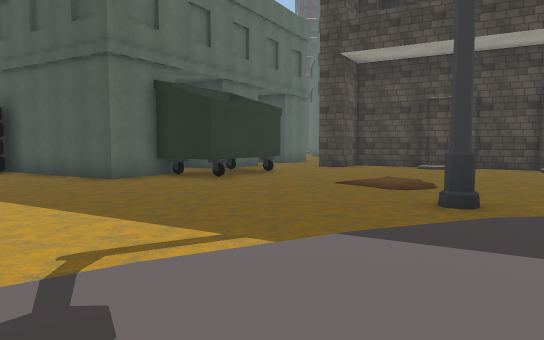
[1] (above)

24 first-person views from a walk through a 3-D level made in the Unity game engine. The camera is 1.4 m above the floor, tilts 4° down and sees 70° across. The floor is counted in squares, 2 m on a side. Each view is taken from the middle of a square. On the plan, view 1 faces up. The plan holds only what a view shows up to about 11 squares ahead; the rest is blank. The place goes on beyond the plan. Some animated figures are left out. Some surface patterns are stand-ins.

[2]
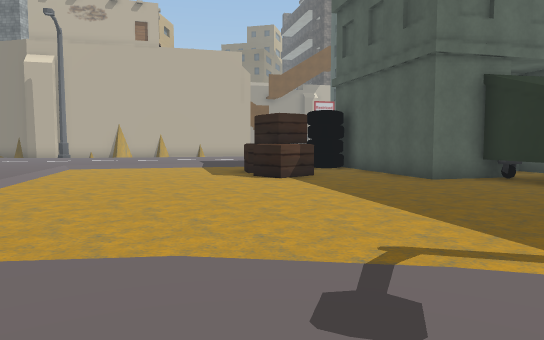

[3]
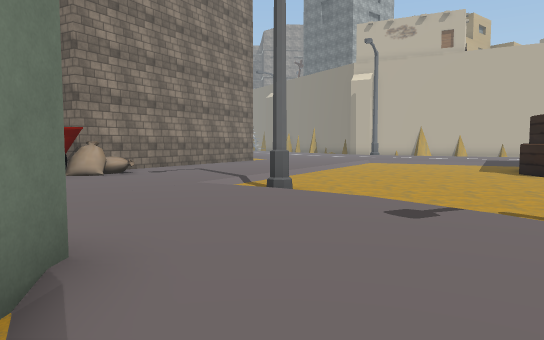

[4]
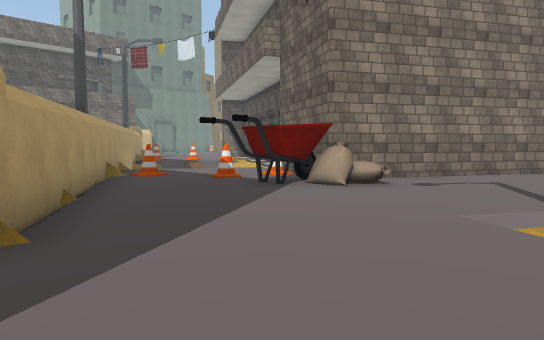

[5]
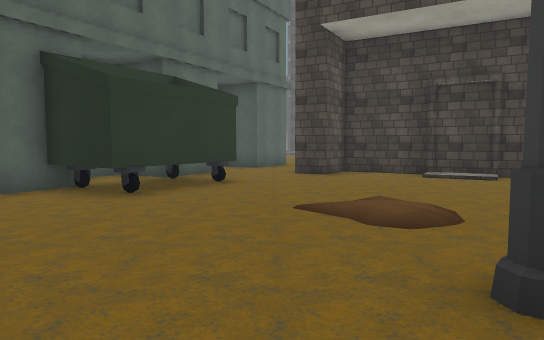

[6]
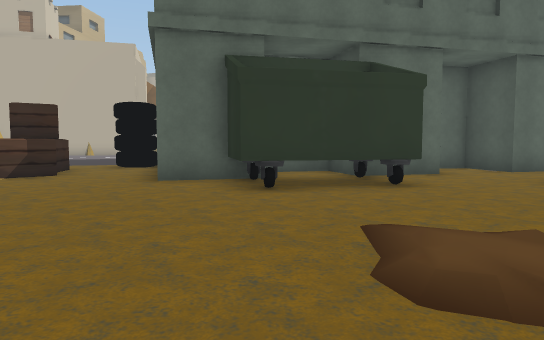

[7]
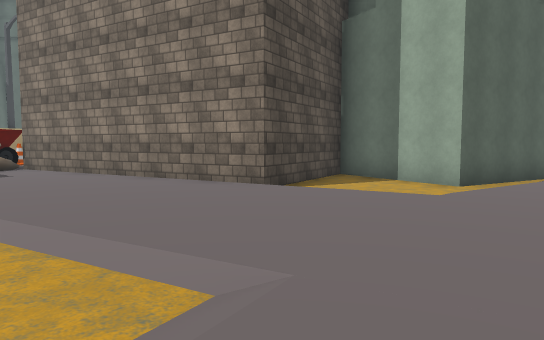

[8]
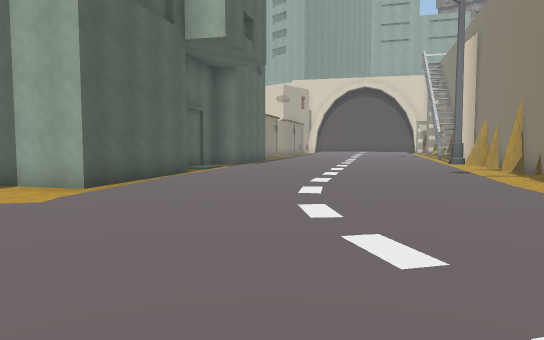

[9]
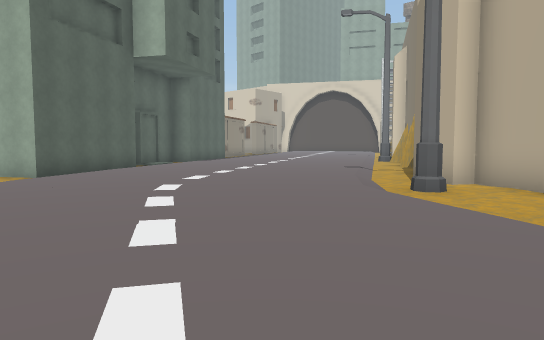

[10]
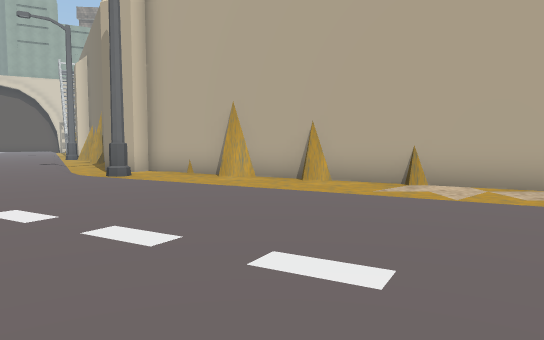

[11]
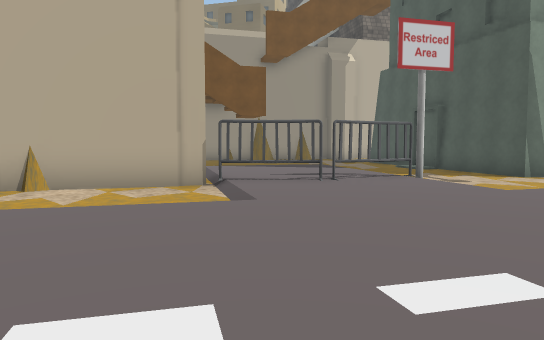

[12]
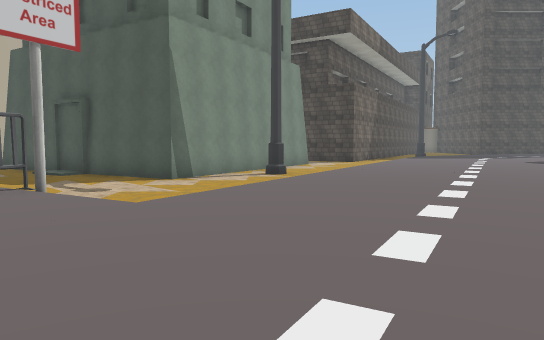

[13]
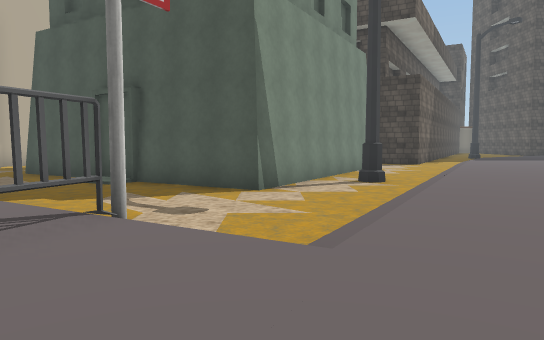

[14]
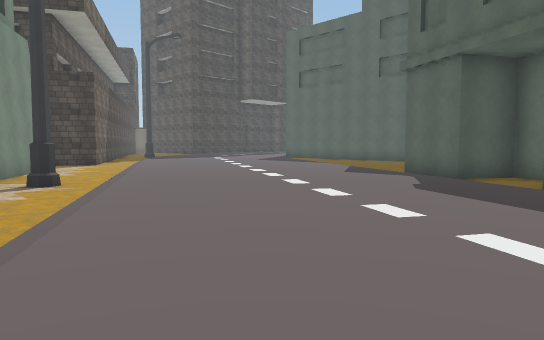

[15]
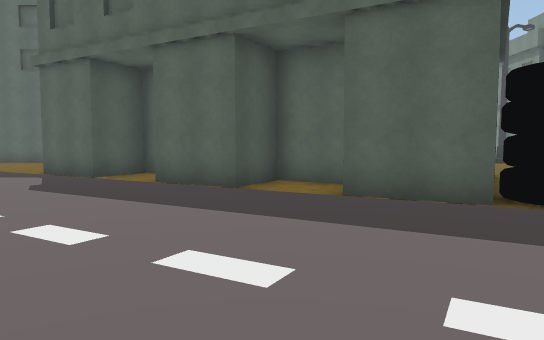

[16]
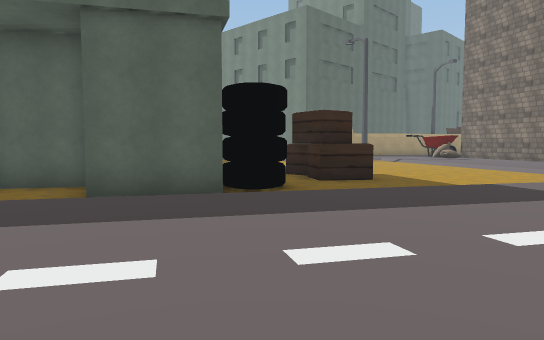

[17]
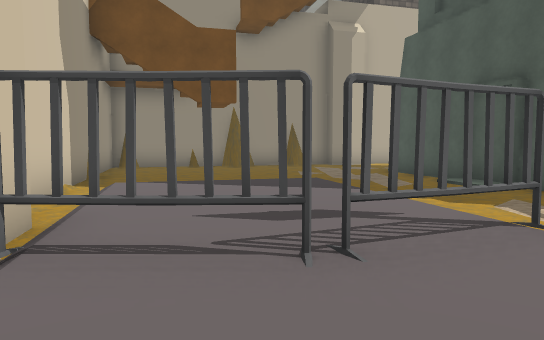

[18]
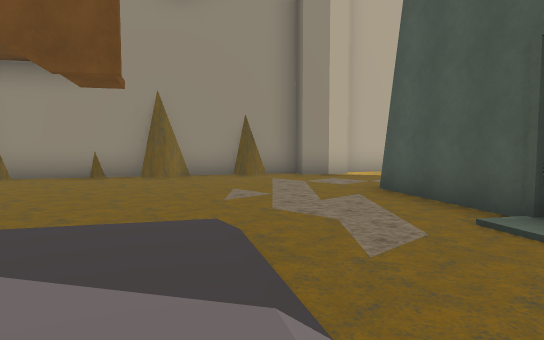

[19]
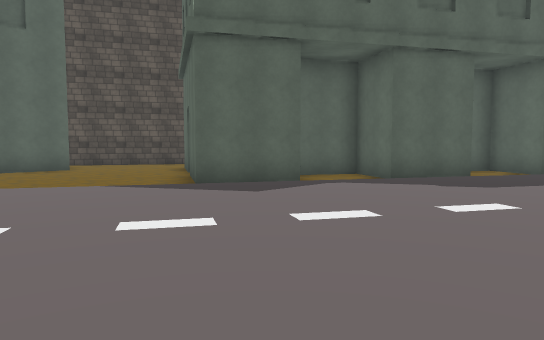

[20]
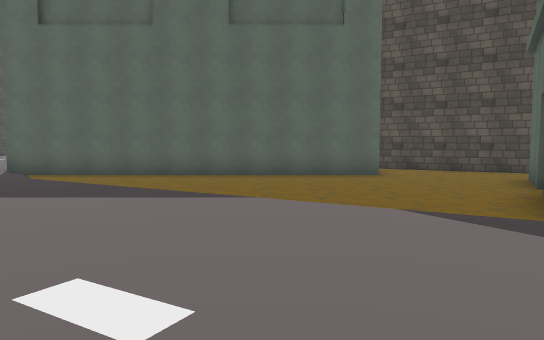

[21]
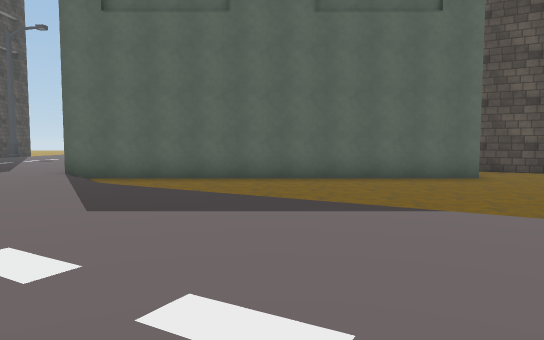

[22]
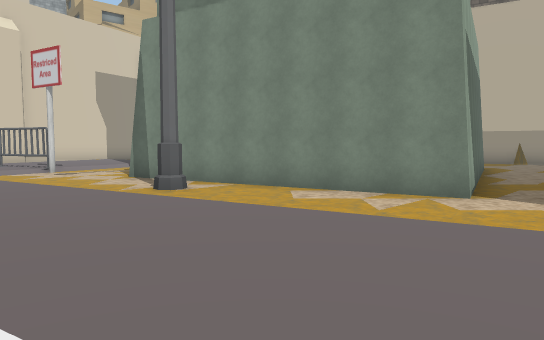

[23]
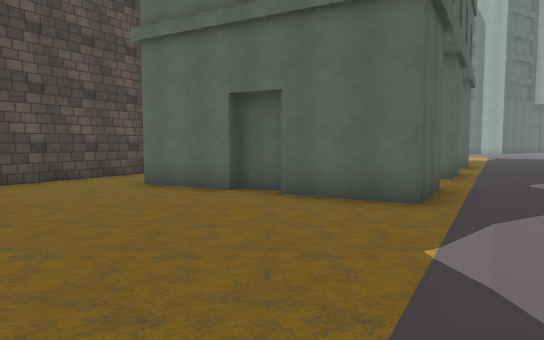

[24]
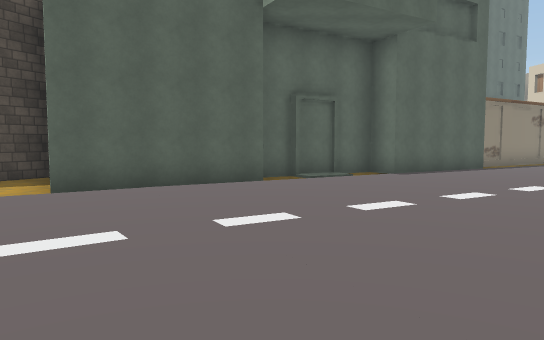

### Floor plan
Key: @ floor where view 1 was taken; # wall or solid block; . main floor; - floor 0.25 m lower than the main floor; / step, stairs or slope; W wheel; B building; A box; S sack; C cone; F fence; O other object.
Columns run from 25 left of view 1 to 7 right of it. Each row starts with its distance up from view 1.
 28    #-          B--     .../-B
 27  ###--         B--/. ..../--B
 26  #----        B--/......./--B
 25 ##----BB      B--......./---B
 24 #-------B    B--/......./---B
 23 #-------.BB B-#/......./----B
 22 -----------BB--/.......-----B
 21 ------//------/......./-----B
 20  -----..//----/....../B-------
 19   ---/....F--/......./BBB-----#
 18   #-/.....F./......./BB BB----#
 17   ###//...F.........--B   B--#
 16     ####.F........./BBB BBB-#
 15        #-/.........B    ----#
 14       ##--/......./-B   B--###
 13       #---......./B-B B B--#--##
 12      ##--/......./BB  BBO-----/##
 11      #---......./WW  BBO O-------
 10     ##--/.......-WWB  BOO--------
  9     #--/......./-----BBOO-------
  8    ##--/.......--AA--------//---
  7    #--/..... ./--AAA-------//--
  6   ##/-....... ----------------
  5   #-/........ -------------#--
  4 #--/......../---------------/
  3 -/............/----------//.
  2 /..............//-------/...
  1  ................/-----.....
  0  ......../-/......./-#/..@../
 -1  ....../B---##......./....//
 -2 ....../BBB--# #/....../../B
 -3 ..../BB   -#   ##..S.....
 -4 ../ .B    B      ##SS...#
 -5 //B-B             #OOO..#
 -6 BBB                OC..#
 -7                  #/....#

Where each view was taken, in squares from view 1:
view 1: 0 up, 0 right, facing up
view 2: 0 up, 0 right, facing up-left
view 3: 0 up, 3 right, facing left
view 4: 0 up, 0 right, facing down-left
view 5: 3 up, 1 right, facing up
view 6: 5 up, 3 right, facing up-left
view 7: 6 up, 13 left, facing down
view 8: 6 up, 14 left, facing down-left
view 9: 9 up, 14 left, facing down-left
view 10: 10 up, 11 left, facing left
view 11: 11 up, 11 left, facing up-left
view 12: 13 up, 11 left, facing up
view 13: 15 up, 13 left, facing up
view 14: 15 up, 13 left, facing up-right
view 15: 14 up, 13 left, facing right
view 16: 15 up, 13 left, facing down-right
view 17: 15 up, 14 left, facing up-left
view 18: 19 up, 16 left, facing up-left
view 19: 24 up, 9 left, facing down-right
view 20: 23 up, 7 left, facing right
view 21: 25 up, 6 left, facing right
view 22: 25 up, 4 left, facing left
view 23: 25 up, 1 left, facing down
view 24: 5 up, 20 left, facing down
